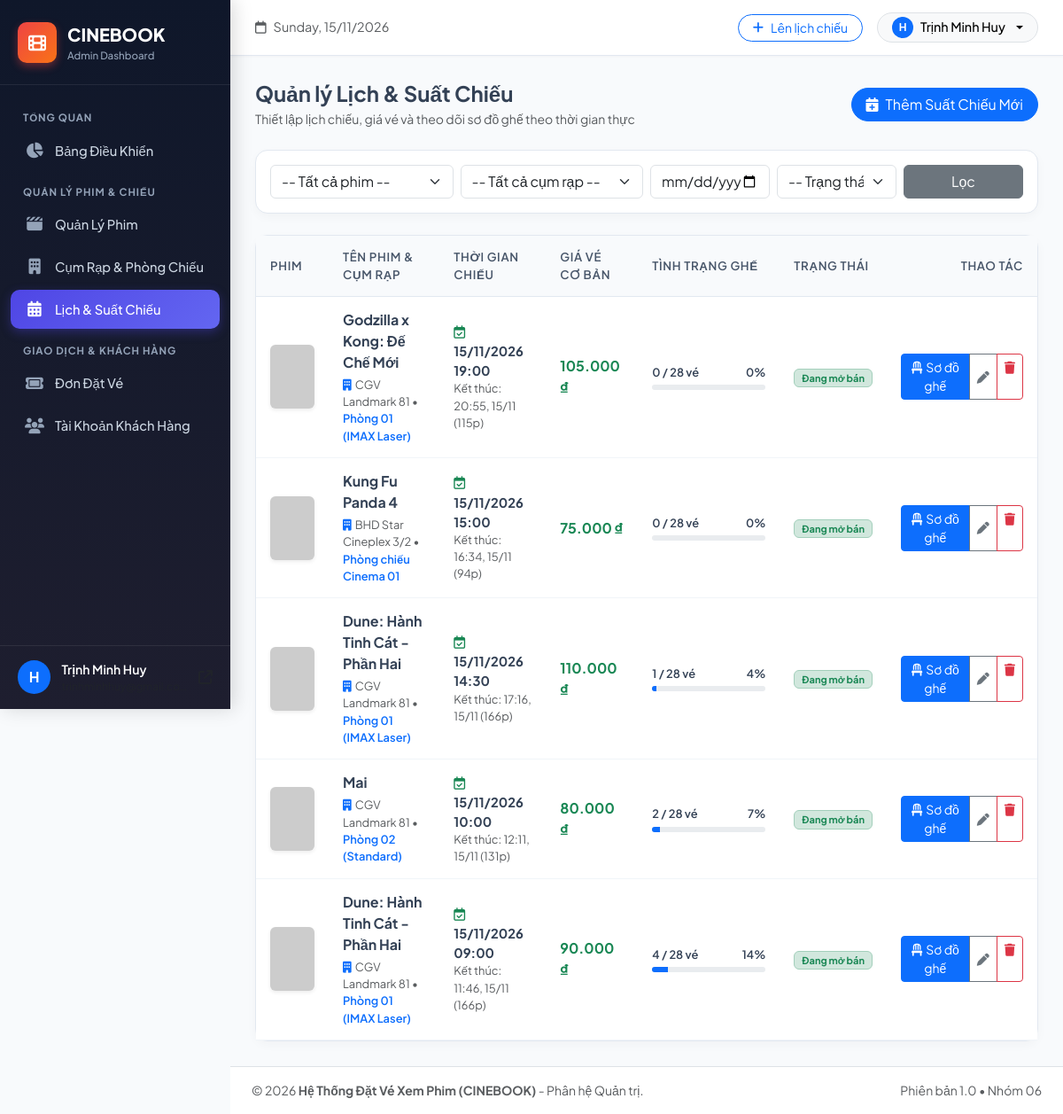
The page /admin/showtimes.php on the database its author committed.
### tables this page shows
CREATE TABLE `showtimes` (
    `id` INT AUTO_INCREMENT PRIMARY KEY,
    `movie_id` INT NOT NULL,
    `room_id` INT NOT NULL,
    `start_time` DATETIME NOT NULL,
    `end_time` DATETIME NOT NULL,
    `base_price` DECIMAL(10, 2) NOT NULL DEFAULT 75000.00,
    `status` ENUM('active', 'cancelled', 'completed') DEFAULT 'active',
    `created_at` DATETIME DEFAULT CURRENT_TIMESTAMP,
    CONSTRAINT `fk_showtimes_movie` FOREIGN KEY (`movie_id`) REFERENCES `movies` (`id`) ON DELETE CASCADE,
    CONSTRAINT `fk_showtimes_room` FOREIGN KEY (`room_id`) REFERENCES `rooms` (`id`) ON DELETE CASCADE
);

CREATE TABLE `movies` (
    `id` INT AUTO_INCREMENT PRIMARY KEY,
    `title` VARCHAR(255) NOT NULL,
    `description` TEXT DEFAULT NULL,
    `duration` INT NOT NULL COMMENT 'Thời lượng phim tính theo phút',
    `release_date` DATE NOT NULL,
    `poster` VARCHAR(255) DEFAULT NULL,
    `trailer_url` VARCHAR(255) DEFAULT NULL,
    `status` ENUM('showing', 'upcoming', 'hidden') DEFAULT 'showing',
    `created_at` DATETIME DEFAULT CURRENT_TIMESTAMP
);

CREATE TABLE `cinemas` (
    `id` INT AUTO_INCREMENT PRIMARY KEY,
    `name` VARCHAR(150) NOT NULL,
    `address` VARCHAR(255) NOT NULL,
    `city` VARCHAR(100) NOT NULL,
    `created_at` DATETIME DEFAULT CURRENT_TIMESTAMP
);

CREATE TABLE `rooms` (
    `id` INT AUTO_INCREMENT PRIMARY KEY,
    `cinema_id` INT NOT NULL,
    `name` VARCHAR(50) NOT NULL,
    `total_seats` INT NOT NULL DEFAULT 0,
    `created_at` DATETIME DEFAULT CURRENT_TIMESTAMP,
    CONSTRAINT `fk_rooms_cinema` FOREIGN KEY (`cinema_id`) REFERENCES `cinemas` (`id`) ON DELETE CASCADE
);

### config/database.php (called while the page is built, shortened)
<?php
if (!function_exists('format_currency')) {
    function format_currency($amount) {
        return number_format($amount, 0, ',', '.') . ' ₫';
    }
}
if (!function_exists('format_datetime')) {
    function format_datetime($datetime) {
        $time = strtotime($datetime);
        return date('d/m/Y H:i', $time);
    }
}

### admin/showtimes.php (the view, shortened to what this page needs)
<?php
require_once __DIR__ . '/header.php';
$filter_date = trim($_GET['date'] ?? '');
$filter_status = $_GET['status'] ?? 'all';
$sql = "
    SELECT s.*,
           m.title AS movie_title, m.poster, m.duration,
           r.name AS room_name, r.total_seats,
           c.id AS cinema_id, c.name AS cinema_name, c.city,
           (SELECT COUNT(*) FROM booking_details bd
            JOIN bookings b ON bd.booking_id = b.id
            WHERE b.showtime_id = s.id AND b.booking_status != 'cancelled') AS booked_seats
    FROM showtimes s
    JOIN movies m ON s.movie_id = m.id
    JOIN rooms r ON s.room_id = r.id
    JOIN cinemas c ON r.cinema_id = c.id
    WHERE 1=1
";
$sql .= " ORDER BY s.start_time DESC";
$stmt = $conn->prepare($sql);
$stmt->execute();
$showtimes = $stmt->get_result();
?>
<div class="d-flex flex-column flex-md-row justify-content-between align-items-md-center mb-4 gap-3">
    <div>
        <h4 class="fw-bold mb-1">Quản lý Lịch & Suất Chiếu</h4>
        <p class="text-muted mb-0 small">Thiết lập lịch chiếu, giá vé và theo dõi sơ đồ ghế theo thời gian thực</p>
    </div>
    <button class="btn btn-primary rounded-pill px-3 d-flex align-items-center gap-2" data-bs-toggle="modal" data-bs-target="#showtimeModal" onclick="openAddShowtimeModal()">
        <i class="fa-solid fa-calendar-plus"></i> Thêm Suất Chiếu Mới
    </button>
</div>
<div class="card p-3 mb-4">
    <form method="GET" class="row g-2 align-items-center">
        <div class="col-12 col-md-3">
            <select name="movie_id" class="form-select">
                <option value="0">-- Tất cả phim --</option>
            </select>
        </div>
        <div class="col-12 col-md-3">
            <select name="cinema_id" class="form-select">
                <option value="0">-- Tất cả cụm rạp --</option>
            </select>
        </div>
        <div class="col-12 col-md-2">
            <input type="date" name="date" class="form-control" value="<?= htmlspecialchars($filter_date) ?>" title="Lọc theo ngày chiếu">
        </div>
        <div class="col-12 col-md-2">
            <select name="status" class="form-select">
                <option value="all" <?= $filter_status === 'all' ? 'selected' : '' ?>>-- Trạng thái --</option>
            </select>
        </div>
        <div class="col-12 col-md-2 d-flex gap-2">
            <button type="submit" class="btn btn-secondary w-100">Lọc</button>
        </div>
    </form>
</div>
<div class="card">
    <div class="table-responsive">
        <table class="table table-custom align-middle">
            <thead>
                <tr>
                    <th style="width: 70px;">Phim</th>
                    <th>Tên Phim & Cụm Rạp</th>
                    <th>Thời Gian Chiếu</th>
                    <th>Giá Vé Cơ Bản</th>
                    <th>Tình Trạng Ghế</th>
                    <th>Trạng Thái</th>
                    <th class="text-end" style="width: 170px;">Thao Tác</th>
                </tr>
            </thead>
            <tbody>
                <?php if ($showtimes && $showtimes->num_rows > 0): ?>
                    <?php while ($st = $showtimes->fetch_assoc()):
                        $totalS = (int)$st['total_seats'];
                        $bookedS = (int)$st['booked_seats'];
                        $occupancyRate = $totalS > 0 ? round(($bookedS / $totalS) * 100) : 0;
                    ?>
                        <tr>
                            <td>
                                <img src="<?= !empty($st['poster']) ? htmlspecialchars($st['poster']) : 'https://placehold.co/70x100?text=Movie' ?>"
                                     alt="Poster"
                                     class="rounded object-fit-cover shadow-sm"
                                     style="width: 50px; height: 72px;"
                                     onerror="this.src='https://placehold.co/70x100?text=Movie'">
                            </td>
                            <td>
                                <div class="fw-bold text-slate-800 fs-6"><?= htmlspecialchars($st['movie_title']) ?></div>
                                <div class="text-muted small mt-1">
                                    <i class="fa-solid fa-building text-primary me-1"></i><?= htmlspecialchars($st['cinema_name']) ?> &bull;
                                    <span class="text-primary fw-semibold"><?= htmlspecialchars($st['room_name']) ?></span>
                                </div>
                            </td>
                            <td>
                                <div class="fw-bold text-slate-800">
                                    <i class="fa-regular fa-calendar-check text-success me-1"></i><?= format_datetime($st['start_time']) ?>
                                </div>
                                <div class="text-muted small">
                                    Kết thúc: <?= date('H:i, d/m', strtotime($st['end_time'])) ?> (<?= $st['duration'] ?>p)
                                </div>
                            </td>
                            <td>
                                <span class="fw-bold text-success fs-6">
                                    <?= format_currency($st['base_price']) ?>
                                </span>
                            </td>
                            <td style="min-width: 160px;">
                                <div class="d-flex justify-content-between small fw-semibold mb-1">
                                    <span><?= $bookedS ?> / <?= $totalS ?> vé</span>
                                    <span><?= $occupancyRate ?>%</span>
                                </div>
                                <div class="progress" style="height: 6px;">
                                    <div class="progress-bar <?= $occupancyRate > 75 ? 'bg-danger' : ($occupancyRate > 40 ? 'bg-warning' : 'bg-primary') ?>"
                                         role="progressbar"
                                         style="width: <?= $occupancyRate ?>%"></div>
                                </div>
                            </td>
                            <td>
                                <?php if ($st['status'] === 'active'): ?>
                                    <span class="badge bg-success-subtle text-success border border-success-subtle px-2 py-1">Đang mở bán</span>
                                <?php elseif ($st['status'] === 'completed'): ?>
                                    <span class="badge bg-secondary-subtle text-secondary px-2 py-1">Đã hoàn thành</span>
                                <?php else: ?>
                                    <span class="badge bg-danger-subtle text-danger border border-danger-subtle px-2 py-1">Đã hủy</span>
                                <?php endif; ?>
                            </td>
                            <td class="text-end">
                                <div class="btn-group btn-group-sm">
                                    <button class="btn btn-primary"
                                            onclick="openQuickSeatMap(<?= $st['id'] ?>)"
                                            title="Xem sơ đồ tình trạng ghế">
                                        <i class="fa-solid fa-chair me-1"></i>Sơ đồ ghế
                                    </button>
                                    <button class="btn btn-outline-secondary"
                                            onclick='openEditShowtimeModal(<?= json_encode($st, JSON_HEX_TAG | JSON_HEX_APOS | JSON_HEX_QUOT | JSON_HEX_AMP) ?>)'
                                            title="Sửa thông tin">
                                        <i class="fa-solid fa-pen"></i>
                                    </button>
                                    <a href="showtimes.php?delete_id=<?= $st['id'] ?>"
                                       class="btn btn-outline-danger"
                                       data-confirm="Bạn có chắc chắn muốn xóa suất chiếu này?"
                                       title="Xóa suất chiếu">
                                        <i class="fa-solid fa-trash"></i>
                                    </a>
                                </div>
                            </td>
                        </tr>
                    <?php endwhile; ?>
                <?php endif; ?>
            </tbody>
        </table>
    </div>
</div>
<?php require_once __DIR__ . '/footer.php'; ?>

### admin/header.php (style rules this page uses)
:root { --sidebar-width: 260px; --primary-color: #6366f1; --primary-hover: #4f46e5; --sidebar-bg: #0f172a; --sidebar-hover: #1e293b; --sidebar-active: #4f46e5; --text-muted: #94a3b8; --body-bg: #f8fafc; }
* { box-sizing: border-box; }
body { font-family: 'Plus Jakarta Sans', sans-serif; background-color: var(--body-bg); color: #334155; min-height: 100vh; overflow-x: hidden; }
.card { border: 1px solid #e2e8f0; border-radius: 14px; box-shadow: 0 4px 12px rgba(0, 0, 0, 0.03); background-color: #fff; transition: transform 0.2s, box-shadow 0.2s; }
.table-custom { margin-bottom: 0; }
.table-custom thead th { background-color: #f8fafc; color: #475569; font-weight: 600; font-size: 0.83rem; text-transform: uppercase; letter-spacing: 0.05em; border-bottom: 1px solid #e2e8f0; padding: 14px 16px; vertical-align: middle; }
.table-custom tbody td { padding: 14px 16px; vertical-align: middle; border-bottom: 1px solid #f1f5f9; color: #334155; font-size: 0.92rem; }

### rows shown on the page
showtimes: movie.title "Godzilla x Kong: Đế Chế Mới", cinemas.name "CGV Landmark 81", room.name "Phòng 01 (IMAX Laser)", start_time "15/11/2026 19:00", end_time "20:55, 15/11", movie.duration "115", base_price "105.000 ₫", bookedS "0", room.total_seats "28", occupancyRate "0", status "Đang mở bán"
showtimes: movie.title "Kung Fu Panda 4", cinemas.name "BHD Star Cineplex 3/2", room.name "Phòng chiếu Cinema 01", start_time "15/11/2026 15:00", end_time "16:34, 15/11", movie.duration "94", base_price "75.000 ₫", bookedS "0", room.total_seats "28", occupancyRate "0", status "Đang mở bán"
showtimes: movie.title "Dune: Hành Tinh Cát - Phần Hai", cinemas.name "CGV Landmark 81", room.name "Phòng 01 (IMAX Laser)", start_time "15/11/2026 14:30", end_time "17:16, 15/11", movie.duration "166", base_price "110.000 ₫", bookedS "1", room.total_seats "28", occupancyRate "4", status "Đang mở bán"
showtimes: movie.title "Mai", cinemas.name "CGV Landmark 81", room.name "Phòng 02 (Standard)", start_time "15/11/2026 10:00", end_time "12:11, 15/11", movie.duration "131", base_price "80.000 ₫", bookedS "2", room.total_seats "28", occupancyRate "7", status "Đang mở bán"
showtimes: movie.title "Dune: Hành Tinh Cát - Phần Hai", cinemas.name "CGV Landmark 81", room.name "Phòng 01 (IMAX Laser)", start_time "15/11/2026 09:00", end_time "11:46, 15/11", movie.duration "166", base_price "90.000 ₫", bookedS "4", room.total_seats "28", occupancyRate "14", status "Đang mở bán"

### other values the page prints
$current_user['fullname'] "Trịnh Minh Huy"
